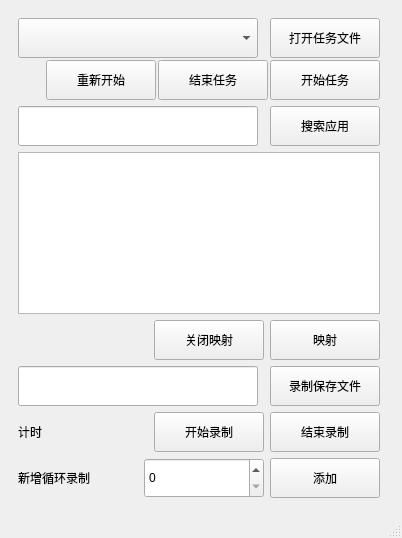
<?xml version="1.0" encoding="UTF-8"?>
<ui version="4.0">
 <class>MainWindow</class>
 <widget class="QMainWindow" name="MainWindow">
  <property name="geometry">
   <rect>
    <x>0</x>
    <y>0</y>
    <width>402</width>
    <height>538</height>
   </rect>
  </property>
  <property name="windowTitle">
   <string>MainWindow</string>
  </property>
  <widget class="QWidget" name="centralwidget">
   <layout class="QVBoxLayout" name="verticalLayout_3">
    <item>
     <widget class="QWidget" name="widget" native="true">
      <property name="sizePolicy">
       <sizepolicy hsizetype="Fixed" vsizetype="Preferred">
        <horstretch>0</horstretch>
        <verstretch>0</verstretch>
       </sizepolicy>
      </property>
      <property name="minimumSize">
       <size>
        <width>380</width>
        <height>0</height>
       </size>
      </property>
      <property name="maximumSize">
       <size>
        <width>380</width>
        <height>16777215</height>
       </size>
      </property>
      <layout class="QVBoxLayout" name="verticalLayout">
       <item>
        <layout class="QVBoxLayout" name="verticalLayout_2">
         <property name="spacing">
          <number>2</number>
         </property>
         <item>
          <layout class="QHBoxLayout" name="horizontalLayout">
           <property name="spacing">
            <number>2</number>
           </property>
           <item>
            <widget class="QComboBox" name="switchover_task">
             <property name="sizePolicy">
              <sizepolicy hsizetype="Fixed" vsizetype="Fixed">
               <horstretch>0</horstretch>
               <verstretch>0</verstretch>
              </sizepolicy>
             </property>
             <property name="minimumSize">
              <size>
               <width>240</width>
               <height>40</height>
              </size>
             </property>
             <property name="maximumSize">
              <size>
               <width>240</width>
               <height>40</height>
              </size>
             </property>
            </widget>
           </item>
           <item>
            <spacer name="horizontalSpacer_2">
             <property name="orientation">
              <enum>Qt::Horizontal</enum>
             </property>
             <property name="sizeHint" stdset="0">
              <size>
               <width>40</width>
               <height>20</height>
              </size>
             </property>
            </spacer>
           </item>
           <item>
            <widget class="QPushButton" name="open_task_file">
             <property name="sizePolicy">
              <sizepolicy hsizetype="Fixed" vsizetype="Fixed">
               <horstretch>0</horstretch>
               <verstretch>0</verstretch>
              </sizepolicy>
             </property>
             <property name="minimumSize">
              <size>
               <width>110</width>
               <height>40</height>
              </size>
             </property>
             <property name="maximumSize">
              <size>
               <width>110</width>
               <height>40</height>
              </size>
             </property>
             <property name="text">
              <string>打开任务文件</string>
             </property>
            </widget>
           </item>
          </layout>
         </item>
         <item>
          <layout class="QHBoxLayout" name="horizontalLayout_4">
           <item>
            <spacer name="horizontalSpacer_6">
             <property name="orientation">
              <enum>Qt::Horizontal</enum>
             </property>
             <property name="sizeHint" stdset="0">
              <size>
               <width>40</width>
               <height>20</height>
              </size>
             </property>
            </spacer>
           </item>
           <item>
            <widget class="QPushButton" name="restart_task">
             <property name="sizePolicy">
              <sizepolicy hsizetype="Fixed" vsizetype="Fixed">
               <horstretch>0</horstretch>
               <verstretch>0</verstretch>
              </sizepolicy>
             </property>
             <property name="minimumSize">
              <size>
               <width>110</width>
               <height>40</height>
              </size>
             </property>
             <property name="maximumSize">
              <size>
               <width>110</width>
               <height>40</height>
              </size>
             </property>
             <property name="text">
              <string>重新开始</string>
             </property>
            </widget>
           </item>
           <item>
            <widget class="QPushButton" name="end_task">
             <property name="sizePolicy">
              <sizepolicy hsizetype="Fixed" vsizetype="Fixed">
               <horstretch>0</horstretch>
               <verstretch>0</verstretch>
              </sizepolicy>
             </property>
             <property name="minimumSize">
              <size>
               <width>110</width>
               <height>40</height>
              </size>
             </property>
             <property name="maximumSize">
              <size>
               <width>110</width>
               <height>40</height>
              </size>
             </property>
             <property name="text">
              <string>结束任务</string>
             </property>
            </widget>
           </item>
           <item>
            <widget class="QPushButton" name="begin_task">
             <property name="sizePolicy">
              <sizepolicy hsizetype="Fixed" vsizetype="Fixed">
               <horstretch>0</horstretch>
               <verstretch>0</verstretch>
              </sizepolicy>
             </property>
             <property name="minimumSize">
              <size>
               <width>110</width>
               <height>40</height>
              </size>
             </property>
             <property name="maximumSize">
              <size>
               <width>110</width>
               <height>40</height>
              </size>
             </property>
             <property name="text">
              <string>开始任务</string>
             </property>
            </widget>
           </item>
          </layout>
         </item>
        </layout>
       </item>
       <item>
        <spacer name="verticalSpacer">
         <property name="orientation">
          <enum>Qt::Vertical</enum>
         </property>
         <property name="sizeHint" stdset="0">
          <size>
           <width>355</width>
           <height>1</height>
          </size>
         </property>
        </spacer>
       </item>
       <item>
        <layout class="QHBoxLayout" name="horizontalLayout_5">
         <property name="spacing">
          <number>2</number>
         </property>
         <item>
          <widget class="QLineEdit" name="search_line_edit">
           <property name="sizePolicy">
            <sizepolicy hsizetype="Fixed" vsizetype="Fixed">
             <horstretch>0</horstretch>
             <verstretch>0</verstretch>
            </sizepolicy>
           </property>
           <property name="minimumSize">
            <size>
             <width>240</width>
             <height>40</height>
            </size>
           </property>
           <property name="maximumSize">
            <size>
             <width>240</width>
             <height>40</height>
            </size>
           </property>
          </widget>
         </item>
         <item>
          <spacer name="horizontalSpacer_3">
           <property name="orientation">
            <enum>Qt::Horizontal</enum>
           </property>
           <property name="sizeHint" stdset="0">
            <size>
             <width>40</width>
             <height>20</height>
            </size>
           </property>
          </spacer>
         </item>
         <item>
          <widget class="QPushButton" name="search_software">
           <property name="sizePolicy">
            <sizepolicy hsizetype="Fixed" vsizetype="Fixed">
             <horstretch>0</horstretch>
             <verstretch>0</verstretch>
            </sizepolicy>
           </property>
           <property name="minimumSize">
            <size>
             <width>110</width>
             <height>40</height>
            </size>
           </property>
           <property name="maximumSize">
            <size>
             <width>110</width>
             <height>40</height>
            </size>
           </property>
           <property name="text">
            <string>搜索应用</string>
           </property>
          </widget>
         </item>
        </layout>
       </item>
       <item>
        <widget class="QListWidget" name="show_software"/>
       </item>
       <item>
        <layout class="QHBoxLayout" name="horizontalLayout_6">
         <item>
          <spacer name="horizontalSpacer_5">
           <property name="orientation">
            <enum>Qt::Horizontal</enum>
           </property>
           <property name="sizeHint" stdset="0">
            <size>
             <width>40</width>
             <height>20</height>
            </size>
           </property>
          </spacer>
         </item>
         <item>
          <widget class="QPushButton" name="close_mapping">
           <property name="sizePolicy">
            <sizepolicy hsizetype="Fixed" vsizetype="Fixed">
             <horstretch>0</horstretch>
             <verstretch>0</verstretch>
            </sizepolicy>
           </property>
           <property name="minimumSize">
            <size>
             <width>110</width>
             <height>40</height>
            </size>
           </property>
           <property name="maximumSize">
            <size>
             <width>110</width>
             <height>40</height>
            </size>
           </property>
           <property name="text">
            <string>关闭映射</string>
           </property>
          </widget>
         </item>
         <item>
          <widget class="QPushButton" name="mapping">
           <property name="sizePolicy">
            <sizepolicy hsizetype="Fixed" vsizetype="Fixed">
             <horstretch>0</horstretch>
             <verstretch>0</verstretch>
            </sizepolicy>
           </property>
           <property name="minimumSize">
            <size>
             <width>110</width>
             <height>40</height>
            </size>
           </property>
           <property name="maximumSize">
            <size>
             <width>110</width>
             <height>40</height>
            </size>
           </property>
           <property name="text">
            <string>映射</string>
           </property>
          </widget>
         </item>
        </layout>
       </item>
       <item>
        <spacer name="verticalSpacer_2">
         <property name="orientation">
          <enum>Qt::Vertical</enum>
         </property>
         <property name="sizeHint" stdset="0">
          <size>
           <width>355</width>
           <height>1</height>
          </size>
         </property>
        </spacer>
       </item>
       <item>
        <layout class="QHBoxLayout" name="horizontalLayout_2">
         <property name="spacing">
          <number>2</number>
         </property>
         <item>
          <widget class="QLineEdit" name="save_task_file">
           <property name="sizePolicy">
            <sizepolicy hsizetype="Fixed" vsizetype="Fixed">
             <horstretch>0</horstretch>
             <verstretch>0</verstretch>
            </sizepolicy>
           </property>
           <property name="minimumSize">
            <size>
             <width>240</width>
             <height>40</height>
            </size>
           </property>
           <property name="maximumSize">
            <size>
             <width>240</width>
             <height>40</height>
            </size>
           </property>
          </widget>
         </item>
         <item>
          <spacer name="horizontalSpacer_4">
           <property name="orientation">
            <enum>Qt::Horizontal</enum>
           </property>
           <property name="sizeHint" stdset="0">
            <size>
             <width>40</width>
             <height>20</height>
            </size>
           </property>
          </spacer>
         </item>
         <item>
          <widget class="QPushButton" name="switchover_save_file">
           <property name="sizePolicy">
            <sizepolicy hsizetype="Fixed" vsizetype="Fixed">
             <horstretch>0</horstretch>
             <verstretch>0</verstretch>
            </sizepolicy>
           </property>
           <property name="minimumSize">
            <size>
             <width>110</width>
             <height>40</height>
            </size>
           </property>
           <property name="maximumSize">
            <size>
             <width>110</width>
             <height>40</height>
            </size>
           </property>
           <property name="text">
            <string>录制保存文件</string>
           </property>
          </widget>
         </item>
        </layout>
       </item>
       <item>
        <layout class="QHBoxLayout" name="horizontalLayout_3">
         <item>
          <widget class="QLabel" name="timekeeping">
           <property name="text">
            <string>计时</string>
           </property>
          </widget>
         </item>
         <item>
          <widget class="QPushButton" name="begin_record">
           <property name="sizePolicy">
            <sizepolicy hsizetype="Fixed" vsizetype="Fixed">
             <horstretch>0</horstretch>
             <verstretch>0</verstretch>
            </sizepolicy>
           </property>
           <property name="minimumSize">
            <size>
             <width>110</width>
             <height>40</height>
            </size>
           </property>
           <property name="maximumSize">
            <size>
             <width>110</width>
             <height>40</height>
            </size>
           </property>
           <property name="text">
            <string>开始录制</string>
           </property>
          </widget>
         </item>
         <item>
          <widget class="QPushButton" name="end_record">
           <property name="sizePolicy">
            <sizepolicy hsizetype="Fixed" vsizetype="Fixed">
             <horstretch>0</horstretch>
             <verstretch>0</verstretch>
            </sizepolicy>
           </property>
           <property name="minimumSize">
            <size>
             <width>110</width>
             <height>40</height>
            </size>
           </property>
           <property name="maximumSize">
            <size>
             <width>110</width>
             <height>40</height>
            </size>
           </property>
           <property name="text">
            <string>结束录制</string>
           </property>
          </widget>
         </item>
        </layout>
       </item>
       <item>
        <layout class="QHBoxLayout" name="horizontalLayout_8">
         <item>
          <widget class="QLabel" name="label">
           <property name="text">
            <string>新增循环录制</string>
           </property>
          </widget>
         </item>
         <item>
          <widget class="QSpinBox" name="loop_times">
           <property name="minimumSize">
            <size>
             <width>90</width>
             <height>40</height>
            </size>
           </property>
           <property name="maximumSize">
            <size>
             <width>16777215</width>
             <height>40</height>
            </size>
           </property>
           <property name="maximum">
            <number>10000</number>
           </property>
          </widget>
         </item>
         <item>
          <widget class="QPushButton" name="add_loop">
           <property name="sizePolicy">
            <sizepolicy hsizetype="Fixed" vsizetype="Fixed">
             <horstretch>0</horstretch>
             <verstretch>0</verstretch>
            </sizepolicy>
           </property>
           <property name="minimumSize">
            <size>
             <width>110</width>
             <height>40</height>
            </size>
           </property>
           <property name="maximumSize">
            <size>
             <width>110</width>
             <height>40</height>
            </size>
           </property>
           <property name="text">
            <string>添加</string>
           </property>
          </widget>
         </item>
        </layout>
       </item>
      </layout>
     </widget>
    </item>
   </layout>
  </widget>
  <widget class="QMenuBar" name="menubar">
   <property name="geometry">
    <rect>
     <x>0</x>
     <y>0</y>
     <width>402</width>
     <height>26</height>
    </rect>
   </property>
  </widget>
  <widget class="QStatusBar" name="statusbar"/>
 </widget>
 <resources/>
 <connections/>
</ui>
